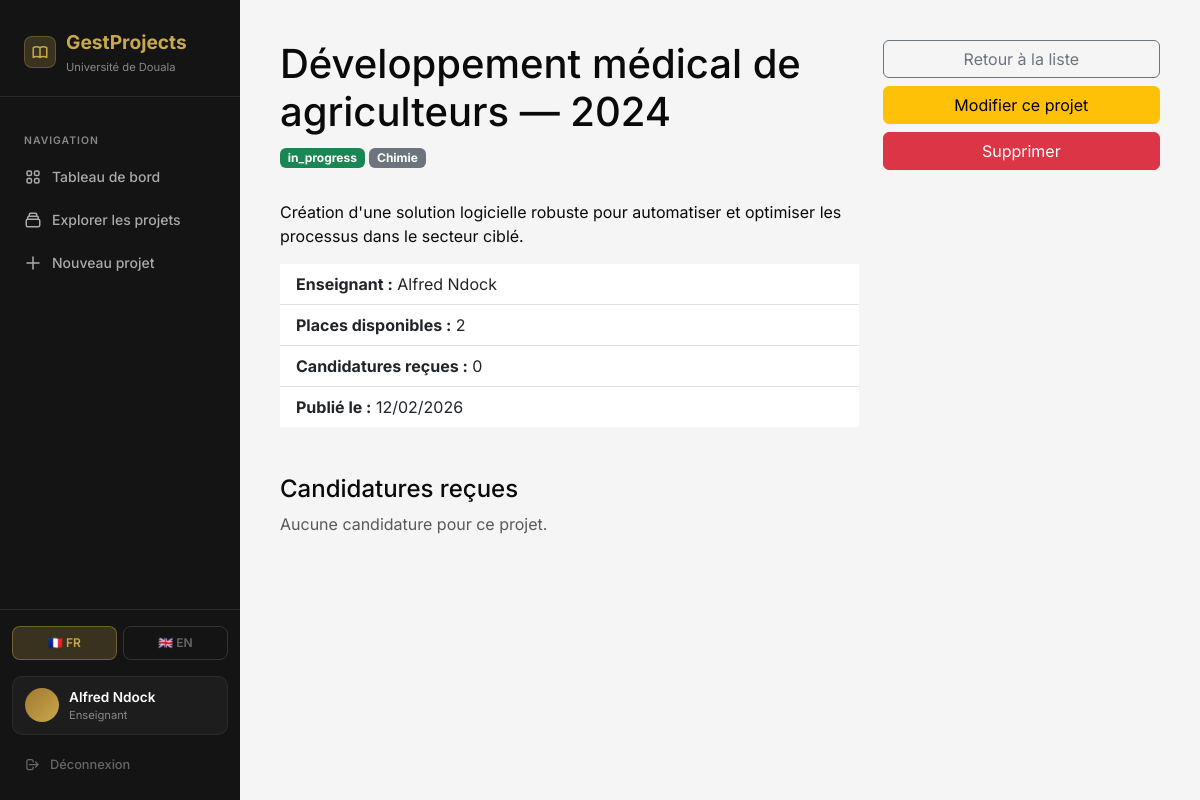
The page /projects/275 (signed in) on the database its author committed.
### app/models.py (models this page shows, shortened)
class User(UserMixin, db.Model):
    __tablename__ = 'user'
    id = db.Column(db.Integer, primary_key=True)
    email = db.Column(db.String(100), unique=True, nullable=False)
    password_hash = db.Column(db.String(200), nullable=False)
    role = db.Column(db.String(20), nullable=False)
    name = db.Column(db.String(100), nullable=False)
    created_at = db.Column(db.DateTime, default=datetime.utcnow)
    projects = db.relationship('Project', backref='teacher', lazy=True,
                               foreign_keys='Project.teacher_id')
    applications = db.relationship('Application', backref='student', lazy=True,
                                   foreign_keys='Application.student_id')
    def is_teacher(self):
        return self.role == 'teacher'
    def is_student(self):
        return self.role == 'student'

class Project(db.Model):
    __tablename__ = 'project'
    id = db.Column(db.Integer, primary_key=True)
    title = db.Column(db.String(200), nullable=False)
    title_en = db.Column(db.String(200))
    description = db.Column(db.Text, nullable=False)
    description_en = db.Column(db.Text)
    domain = db.Column(db.String(100))
    domain_en = db.Column(db.String(100))
    teacher_id = db.Column(db.Integer, db.ForeignKey('user.id'), nullable=False)
    max_students = db.Column(db.Integer, default=1)
    status = db.Column(db.String(20), default='open')
    created_at = db.Column(db.DateTime, default=datetime.utcnow)
    updated_at = db.Column(db.DateTime, default=datetime.utcnow,
                           onupdate=datetime.utcnow)
    applications = db.relationship('Application', backref='project',
                                   lazy=True, cascade='all, delete-orphan')
    def get_title(self, lang='fr'):
        if lang == 'en':
            if self.title_en:
                return self.title_en
            from app.utils import auto_translate
            return auto_translate(self.title)
        return self.title
    def get_description(self, lang='fr'):
        if lang == 'en':
            if self.description_en:
                return self.description_en
            from app.utils import auto_translate
            return auto_translate(self.description)
        return self.description
    def get_domain(self, lang='fr'):
        if lang == 'en':
            if self.domain_en:
                return self.domain_en
            from app.utils import auto_translate
            return auto_translate(self.domain or '')
        return self.domain or 'Général'

### app/routes.py (the view)
@main.route('/projects/<int:id>')
def project_detail(id):
    project = Project.query.get_or_404(id)
    from app.forms import ApplicationForm
    form = ApplicationForm()
    user_application = None
    if current_user.is_authenticated and current_user.is_student():
        user_application = Application.query.filter_by(
            student_id=current_user.id, project_id=id).first()
    lang = get_lang()
    return render_template('projects/detail.html', project=project,
                           form=form, user_application=user_application,
                           lang=lang)

### app/__init__.py (called while the page is built)
def create_app():
    app = Flask(__name__)
    app.config.from_object(Config)
    db.init_app(app)
    login_manager.init_app(app)
    migrate.init_app(app, db)
    login_manager.login_view = 'auth.login'
    login_manager.login_message = 'Connectez-vous pour accéder à cette page.'
    login_manager.login_message_category = 'warning'
    from app.auth import auth as auth_blueprint
    from app.routes import main as main_blueprint
    app.register_blueprint(auth_blueprint)
    app.register_blueprint(main_blueprint)
    from flask import session
    @app.context_processor
    def inject_globals():
        return {'lang': session.get('lang', 'fr')}
    return app

### app/models.py (called while the page is built)
@login_manager.user_loader
def load_user(user_id):
    return User.query.get(int(user_id))

### app/routes.py (called while the page is built)
def get_lang():
    return session.get('lang', 'fr')

### app/templates/projects/detail.html (shortened to what this page needs)
{% extends "base.html" %}
{% block content %}
<div class="row">
    <div class="col-md-8">
        <h1>{{ project.get_title(lang) }}</h1>
        <span class="badge bg-success mb-3">{{ project.status }}</span>
        <span class="badge bg-secondary mb-3">{{ project.get_domain(lang) }}</span>
        <p class="mt-3">{{ project.get_description(lang) }}</p>
        <ul class="list-group list-group-flush mb-4">
            <li class="list-group-item">
                <strong>Enseignant :</strong> {{ project.teacher.name }}
            </li>
            <li class="list-group-item">
                <strong>Places disponibles :</strong> {{ project.max_students }}
            </li>
            <li class="list-group-item">
                <strong>Candidatures reçues :</strong> {{ project.applications|length }}
            </li>
            <li class="list-group-item">
                <strong>Publié le :</strong> {{ project.created_at.strftime('%d/%m/%Y') }}
            </li>
        </ul>
        {% if current_user.is_authenticated and current_user.is_teacher() and current_user.id == project.teacher_id %}
            <h4 class="mt-5">Candidatures reçues</h4>
            {% for app in project.applications %}
            <div class="card mb-2">
                <div class="card-body">
                    <h6>{{ app.student.name }} — <span class="badge bg-warning">{{ app.status }}</span></h6>
                    <p>{{ app.motivation }}</p>
                    {% if app.status == 'pending' %}
                    <form method="POST" action="{{ url_for('main.manage_application', id=app.id, action='accept') }}" class="d-inline">
                        {{ form.hidden_tag() }}
                        <button class="btn btn-success btn-sm">Accepter</button>
                    </form>
                    <form method="POST" action="{{ url_for('main.manage_application', id=app.id, action='reject') }}" class="d-inline">
                        {{ form.hidden_tag() }}
                        <button class="btn btn-danger btn-sm">Refuser</button>
                    </form>
                    {% endif %}
                </div>
            </div>
            {% else %}
            <p class="text-muted">Aucune candidature pour ce projet.</p>
            {% endfor %}
        {% endif %}
    </div>
    <div class="col-md-4">
        <a href="{{ url_for('main.projects_list') }}" class="btn btn-outline-secondary w-100 mb-2">
            Retour à la liste
        </a>
        {% if current_user.is_authenticated and current_user.is_teacher() and current_user.id == project.teacher_id %}
        <a href="{{ url_for('main.edit_project', id=project.id) }}" class="btn btn-warning w-100 mb-2">
            Modifier ce projet
        </a>
        <form method="POST" action="{{ url_for('main.delete_project', id=project.id) }}">
            <button class="btn btn-danger w-100" onclick="return confirm('Supprimer ce projet ?')">
                Supprimer
            </button>
        </form>
        {% endif %}
    </div>
</div>
{% endblock %}

### app/templates/base.html (shortened to what this page needs)
<!DOCTYPE html>
<html lang="fr">
<head>
    <link href="https://cdn.jsdelivr.net/npm/bootstrap@5.3.0/dist/css/bootstrap.min.css" rel="stylesheet">
</head>
<body>
{% if current_user.is_authenticated %}
    <aside class="sidebar">
    <div class="sidebar-brand">
        <div style="display:flex; align-items:center; gap:10px;">
            <div style="width:32px; height:32px; background:rgba(201,168,76,0.2);
                        border-radius:8px; display:flex; align-items:center;
                        justify-content:center; flex-shrink:0;
                        border:1px solid rgba(201,168,76,0.3);">
            </div>
            <div>
                <div class="brand-name">GestProjects</div>
                <div class="brand-sub">
                    {{ 'Université de Douala' if lang=='fr' else 'University Of Douala' }}
                </div>
            </div>
        </div>
    </div>
    <nav class="sidebar-nav">
        <div class="nav-label">Navigation</div>
        <a href="{{ url_for('main.dashboard') }}"
           class="{% if request.endpoint == 'main.dashboard' %}active{% endif %}"
           style="text-decoration:none;">
            {{ 'Tableau de bord' if lang=='fr' else 'Dashboard' }}
        </a>
        <a href="{{ url_for('main.projects_list') }}"
           class="{% if request.endpoint == 'main.projects_list' %}active{% endif %}"
           style="text-decoration:none;">
            <svg class="nav-icon" fill="none" stroke="currentColor" viewBox="0 0 24 24">
                <path stroke-linecap="round" stroke-linejoin="round" stroke-width="2"
                      d="M19 11H5m14 0a2 2 0 012 2v6a2 2 0 01-2 2H5a2 2 0 01-2-2v-6
                         a2 2 0 012-2m14 0V9a2 2 0 00-2-2M5 11V9a2 2 0 012-2
                         m0 0V5a2 2 0 012-2h6a2 2 0 012 2v2M7 7h10"/>
            </svg>
            {{ 'Explorer les projets' if lang=='fr' else 'Browse Projects' }}
        </a>
        {% if current_user.is_teacher() %}
        <a href="{{ url_for('main.create_project') }}"
           class="{% if request.endpoint == 'main.create_project' %}active{% endif %}"
           style="text-decoration:none;">
            <svg class="nav-icon" fill="none" stroke="currentColor" viewBox="0 0 24 24">
                <path stroke-linecap="round" stroke-linejoin="round"
                      stroke-width="2" d="M12 4v16m8-8H4"/>
            </svg>
            {{ 'Nouveau projet' if lang=='fr' else 'New Project' }}
        </a>
        {% endif %}
    </nav>
    <div class="sidebar-footer">
        <div style="display:flex; gap:6px; margin-bottom:16px;">
            <a href="{{ url_for('main.set_lang', lang='fr') }}"
               style="flex:1; text-align:center; padding:7px 6px;
                      border-radius:8px; font-size:0.75rem; font-weight:600;
                      text-decoration:none; transition:all 0.2s;
                      background:{{ 'rgba(201,168,76,0.2)' if lang=='fr' else 'transparent' }};
                      color:{{ '#C9A84C' if lang=='fr' else '#666' }};
                      border:1px solid {{ 'rgba(201,168,76,0.4)' if lang=='fr' else '#333' }};">
                🇫🇷 FR
            </a>
            <a href="{{ url_for('main.set_lang', lang='en') }}"
               style="flex:1; text-align:center; padding:7px 6px;
                      border-radius:8px; font-size:0.75rem; font-weight:600;
                      text-decoration:none; transition:all 0.2s;
                      background:{{ 'rgba(201,168,76,0.2)' if lang=='en' else 'transparent' }};
                      color:{{ '#C9A84C' if lang=='en' else '#666' }};
                      border:1px solid {{ 'rgba(201,168,76,0.4)' if lang=='en' else '#333' }};">
                🇬🇧 EN
            </a>
        </div>
        <div style="display:flex; align-items:center; gap:10px;
                    padding:10px 12px; border-radius:10px;
                    background:rgba(255,255,255,0.04);
                    border:1px solid rgba(255,255,255,0.06);
                    margin-bottom:10px;">
            <div class="user-avatar">
            </div>
            <div style="flex:1; min-width:0;">
                <div class="user-name" style="white-space:nowrap;
                     overflow:hidden; text-overflow:ellipsis;">
                    {{ current_user.name }}
                </div>
                <div class="user-role">
                    {% if current_user.is_teacher() %}
                        {{ 'Enseignant' if lang=='fr' else 'Teacher' }}
                    {% else %}
                        {{ 'Étudiant' if lang=='fr' else 'Student' }}
                    {% endif %}
                </div>
            </div>
        </div>
        <a href="{{ url_for('auth.logout') }}"
           style="display:flex; align-items:center; gap:10px;
                  padding:9px 12px; border-radius:8px; color:#666;
                  text-decoration:none; font-size:0.8rem; font-weight:500;
                  transition:all 0.2s; border:1px solid transparent;"
           onmouseover="this.style.background='rgba(239,68,68,0.08)';
                        this.style.color='#ef4444';
                        this.style.borderColor='rgba(239,68,68,0.2)'"
           onmouseout="this.style.background='transparent';
                       this.style.color='#666';
                       this.style.borderColor='transparent'">
            <svg width="15" height="15" fill="none" stroke="currentColor"
                 viewBox="0 0 24 24" stroke-width="2">
                <path stroke-linecap="round" stroke-linejoin="round"
                      d="M17 16l4-4m0 0l-4-4m4 4H7m6 4v1a3 3 0 01-3 3H6
                         a3 3 0 01-3-3V7a3 3 0 013-3h4a3 3 0 013 3v1"/>
            </svg>
            {{ 'Déconnexion' if lang=='fr' else 'Logout' }}
        </a>
    </div>
</aside>
    <div class="main-content">
        <div class="page-wrapper">
            {% block content %}{% endblock %}
        </div>
    </div>
{% else %}
    {% block auth_content %}{% endblock %}
{% endif %}
</body>
</html>

### app/templates/base.html (style rules this page uses)
:root { --gold: #C9A84C; --gold-light: #E8C96A; --gold-dark: #A07830; --black: #0A0A0A; --dark: #141414; --dark2: #1E1E1E; --dark3: #2A2A2A; --white: #FFFFFF; --gray: #888888; --gray-light: #F5F5F5; --sidebar-width: 240px; }
* { box-sizing: border-box; margin: 0; padding: 0; }
body { font-family: 'Inter', sans-serif; background: var(--gray-light); color: var(--black); display: flex; min-height: 100vh; }
.sidebar { width: var(--sidebar-width); background: var(--dark); min-height: 100vh; position: fixed; top: 0; left: 0; display: flex; flex-direction: column; z-index: 100; transition: transform 0.3s ease; }
.sidebar-brand { padding: 28px 24px 20px; border-bottom: 1px solid var(--dark3); }
.sidebar-brand .brand-name { font-size: 1.2rem; font-weight: 700; color: var(--gold); }
.sidebar-brand .brand-sub { font-size: 0.7rem; color: var(--gray); margin-top: 2px; }
.sidebar-nav { padding: 20px 12px; flex: 1; }
.sidebar-nav .nav-label { font-size: 0.65rem; font-weight: 600; color: var(--gray); text-transform: uppercase; letter-spacing: 1px; padding: 0 12px; margin-bottom: 8px; margin-top: 16px; }
.sidebar-nav a { text-decoration: none !important; color: #AAAAAA !important; }
.sidebar-footer a { text-decoration: none !important; }
.sidebar-nav a { display: flex; align-items: center; gap: 10px; padding: 10px 12px; border-radius: 8px; color: #AAAAAA; text-decoration: none; font-size: 0.875rem; font-weight: 500; transition: all 0.2s ease; margin-bottom: 2px; }
.sidebar-nav a .nav-icon { width: 18px; height: 18px; }
.sidebar-footer { padding: 16px 12px; border-top: 1px solid var(--dark3); }
.user-avatar { width: 34px; height: 34px; border-radius: 50%; background: linear-gradient(135deg, var(--gold-dark), var(--gold)); display: flex; align-items: center; justify-content: center; font-weight: 700; font-size: 0.8rem; color: var(--white); flex-shrink: 0; }
.user-name { font-size: 0.85rem; font-weight: 600; color: var(--white); }
.user-role { font-size: 0.7rem; color: var(--gray); }
.main-content { margin-left: var(--sidebar-width); flex: 1; padding: 40px; min-height: 100vh; }
.page-wrapper { animation: fadeIn 0.3s ease; }

### rows shown on the page
User: name "Alfred Ndock", teacher.name "Alfred Ndock"
Project: get_title "Développement médical de agriculteurs — 2024", status "in_progress", get_domain "Chimie", get_description "Création d'une solution logicielle robuste pour automatiser et optimiser les processus dans le secteur ciblé.", max_students "2", created_at "12/02/2026"

### other values the page prints
{{ 'Université de Douala' if lang=='fr' else 'University Of Douala' }} "Université de Douala"
{{ 'Tableau de bord' if lang=='fr' else 'Dashboard' }} "Tableau de bord"
{{ 'Explorer les projets' if lang=='fr' else 'Browse Projects' }} "Explorer les projets"
{{ 'Nouveau projet' if lang=='fr' else 'New Project' }} "Nouveau projet"
{{ 'Enseignant' if lang=='fr' else 'Teacher' }} "Enseignant"
{{ 'Déconnexion' if lang=='fr' else 'Logout' }} "Déconnexion"
{{ project.applications|length }} "0"
